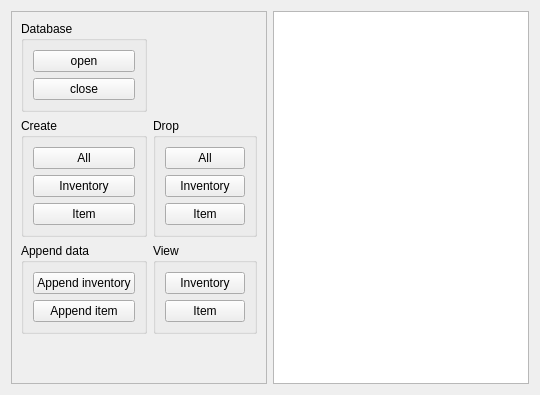
<?xml version="1.0" encoding="UTF-8"?>
<ui version="4.0">
 <class>MainBox</class>
 <widget class="QWidget" name="MainBox">
  <layout class="QHBoxLayout" name="horizontalLayout">
   <item>
    <widget class="QFrame" name="frame">
     <property name="frameShape">
      <enum>QFrame::StyledPanel</enum>
     </property>
     <property name="frameShadow">
      <enum>QFrame::Raised</enum>
     </property>
     <layout class="QVBoxLayout" name="verticalLayout">
      <item>
       <layout class="QGridLayout" name="gridLayout">
        <property name="leftMargin">
         <number>0</number>
        </property>
        <property name="topMargin">
         <number>0</number>
        </property>
        <property name="rightMargin">
         <number>0</number>
        </property>
        <property name="bottomMargin">
         <number>0</number>
        </property>
        <item row="1" column="0">
         <widget class="QGroupBox" name="groupBox">
          <property name="title">
           <string>Create</string>
          </property>
          <layout class="QVBoxLayout" name="verticalLayout_2">
           <item>
            <widget class="QPushButton" name="btn_create_all_tables">
             <property name="text">
              <string>All</string>
             </property>
            </widget>
           </item>
           <item>
            <widget class="QPushButton" name="btn_create_inventory_table">
             <property name="text">
              <string>Inventory</string>
             </property>
            </widget>
           </item>
           <item>
            <widget class="QPushButton" name="btn_create_item_table">
             <property name="text">
              <string>Item</string>
             </property>
            </widget>
           </item>
          </layout>
         </widget>
        </item>
        <item row="0" column="0">
         <widget class="QGroupBox" name="groupBox_4">
          <property name="title">
           <string>Database</string>
          </property>
          <layout class="QVBoxLayout" name="verticalLayout_5">
           <item>
            <widget class="QPushButton" name="btn_open_database">
             <property name="text">
              <string>open</string>
             </property>
            </widget>
           </item>
           <item>
            <widget class="QPushButton" name="btn_close_database">
             <property name="text">
              <string>close</string>
             </property>
            </widget>
           </item>
          </layout>
         </widget>
        </item>
        <item row="1" column="1">
         <widget class="QGroupBox" name="groupBox_2">
          <property name="title">
           <string>Drop</string>
          </property>
          <layout class="QVBoxLayout" name="verticalLayout_3">
           <item>
            <widget class="QPushButton" name="btn_drop_all_tables">
             <property name="text">
              <string>All</string>
             </property>
            </widget>
           </item>
           <item>
            <widget class="QPushButton" name="btn_drop_inventory_table">
             <property name="text">
              <string>Inventory</string>
             </property>
            </widget>
           </item>
           <item>
            <widget class="QPushButton" name="btn_drop_item_table">
             <property name="text">
              <string>Item</string>
             </property>
            </widget>
           </item>
          </layout>
         </widget>
        </item>
        <item row="2" column="0">
         <widget class="QGroupBox" name="groupBox_5">
          <property name="title">
           <string>Append data</string>
          </property>
          <layout class="QVBoxLayout" name="verticalLayout_6">
           <item>
            <widget class="QPushButton" name="btn_append_data_inventory">
             <property name="text">
              <string>Append inventory</string>
             </property>
            </widget>
           </item>
           <item>
            <widget class="QPushButton" name="btn_append_data_item">
             <property name="text">
              <string>Append item</string>
             </property>
            </widget>
           </item>
          </layout>
         </widget>
        </item>
        <item row="2" column="1">
         <widget class="QGroupBox" name="groupBox_3">
          <property name="title">
           <string>View</string>
          </property>
          <layout class="QVBoxLayout" name="verticalLayout_4">
           <item>
            <widget class="QPushButton" name="btn_view_inventory_table">
             <property name="text">
              <string>Inventory</string>
             </property>
            </widget>
           </item>
           <item>
            <widget class="QPushButton" name="btn_view_item_table">
             <property name="text">
              <string>Item</string>
             </property>
            </widget>
           </item>
          </layout>
         </widget>
        </item>
       </layout>
      </item>
      <item>
       <spacer name="verticalSpacer">
        <property name="orientation">
         <enum>Qt::Vertical</enum>
        </property>
        <property name="sizeHint" stdset="0">
         <size>
          <width>20</width>
          <height>40</height>
         </size>
        </property>
       </spacer>
      </item>
     </layout>
    </widget>
   </item>
   <item>
    <widget class="QTableView" name="tv_table"/>
   </item>
  </layout>
 </widget>
 <tabstops>
  <tabstop>tv_table</tabstop>
  <tabstop>btn_open_database</tabstop>
  <tabstop>btn_close_database</tabstop>
  <tabstop>btn_create_all_tables</tabstop>
  <tabstop>btn_create_inventory_table</tabstop>
  <tabstop>btn_create_item_table</tabstop>
  <tabstop>btn_drop_all_tables</tabstop>
  <tabstop>btn_drop_inventory_table</tabstop>
  <tabstop>btn_drop_item_table</tabstop>
  <tabstop>btn_append_data_inventory</tabstop>
  <tabstop>btn_append_data_item</tabstop>
  <tabstop>btn_view_inventory_table</tabstop>
  <tabstop>btn_view_item_table</tabstop>
 </tabstops>
 <resources/>
 <connections/>
</ui>
